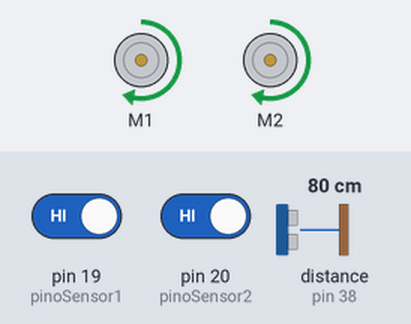
The sketch below on a simulated Arduino Mega 2560, built with avr-gcc and run on an emulated ATmega2560. On the bench: 2 × DC motor (green arrow = forward, orange = backward, longer = faster). Wiring (inferred from the names in the program): ultrasonic range finder: trigger pin 40; echo pin 38. The test bench sets the inputs (shaded band); at power-on: distance to the obstacle (sensor on pin 38) 80 cm, pin 19 (pinoSensor1) HIGH, pin 20 (pinoSensor2) HIGH. The echo pulse lasts 58.3 µs per cm.

Above: at 1.2 s.
1.3 s: distance to the obstacle (sensor on pin 38) set to 39 cm
2.8 s: distance to the obstacle (sensor on pin 38) set to 34 cm
At 2.95 s:
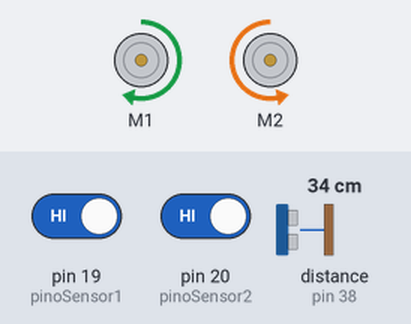
At 3.71 s:
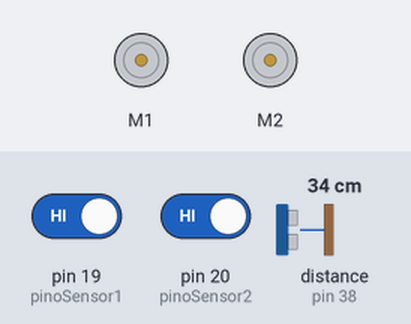
5.8 s: distance to the obstacle (sensor on pin 38) set to 60 cm
8.8 s: distance to the obstacle (sensor on pin 38) set to 2 cm
11.8 s: distance to the obstacle (sensor on pin 38) set to 120 cm
At 12.14 s:
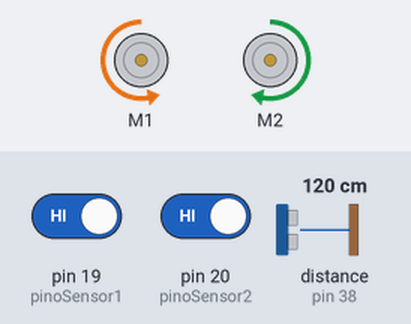
Timing chart, 0 to 15.8 s (numbered marks = the images above; inputs shaded):
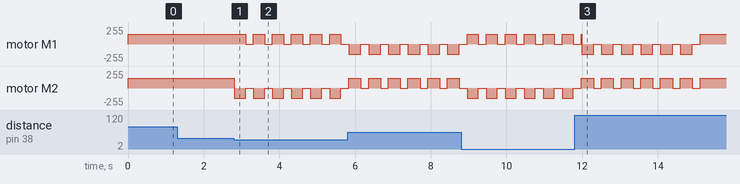

The sketch:

codigorobo2ponto0.ino
```cpp
#include <AFMotor.h>

AF_DCMotor motorE(1);
AF_DCMotor motorD(2);

//A velocidade dos motores é separada para fazer com que o robô ande reto (já que na prática os motores tem uma força levemente diferente)
uint8_t velocidadeE = 150;
uint8_t velocidadeD = 150;
//Define-se uma faixa de velocidade com mínimo e máximo para evitar que a variável velocidade faça o motor ficar lento demais para andar sozinho ou
//sofra com overflow (uint8_t tem 8 bits, então seu valor máximo é de 255)
uint8_t velocidade_min = 105;
uint8_t velocidade_max = 255;

//Variavéis para serem usadas nos delay.

//Tempo que ficará fazendo a curva.
//Um diferente para direita ou esquerda por causa da diferença de força de cada motor, o que gera uma divergência no quanto se vira pra cada direção.
//Precisa ser ajustada para cada robô
unsigned long tempo_curvaE = 320;
unsigned long tempo_curvaD = 300;
//Ajustar conforme a vontade, serve apenas para os tempos em que o robô fica com o motor parado. Pode ser zerado.
unsigned long tempo_espera = 200;

uint8_t TRIG = 40;
uint8_t ECHO = 38;

uint8_t pinoSensor1 = 19;
uint8_t pinoSensor2 = 20;

int duracao = 0;
int distancia = 0;
int distancia_min = 35;

unsigned int pulsos1;
unsigned int pulsos2;
volatile double timeold;

//Funções executadas a cada interrupção
void contador1(){
  pulsos1++;
}

void contador2(){
  pulsos2++;
}

//Iguala a velocidade dos motores
void igualaVel(){
  //Verifica no máximo uma vez por segundo, para evitar leituras constantes demais
  if(millis() - timeold >= 1){

    uint8_t temp_velocidadeE = velocidadeE;
    uint8_t temp_velocidadeD = velocidadeD;
    uint8_t temp_dist = sonar();

    //Caso de motor esquerdo mais lento que o direito
    if(pulsos1 < pulsos2){

      //Pausa temporariamente a observação do motor esquerdo para igualar a velocidade dos motores com base na quantidade antiga de pulsos
      //Isso é necessário pois, caso não o seja feito, o valor do interruptor mudará constantemente, o que arrisca num loop infinito ou comportamento diferente do esperado
      detachInterrupt(3);

      //Iguala os motores, desacelerando o motor direito e acelerando o esquerdo gradativamente até que ambos esjejam na mesma velocidade na prática
      while(pulsos1 < pulsos2 && (temp_dist >= 0 && temp_dist <= distancia_min)){
        temp_velocidadeE = constrain((temp_velocidadeE++), velocidade_min, velocidade_max);
        temp_velocidadeD = constrain((temp_velocidadeD--), velocidade_min, velocidade_max);

        motorE.setSpeed(temp_velocidadeE);
        motorD.setSpeed(temp_velocidadeD);

        motorE.run(FORWARD);
        motorD.run(FORWARD);

        delay(30);
        temp_dist = sonar();
      }

      //Retoma a observação
      attachInterrupt(3, contador2, FALLING);
    }

    //Caso de motor esquerdo mais rápido que direito
    else if(pulsos1 > pulsos2){
      detachInterrupt(4);


      //Iguala os motores, desacelerando o motor esquerdo e acelerando o direito gradativamente até que ambos esjejam na mesma velocidade na prática
      while(pulsos1 > pulsos2 && (temp_dist >= 0 && temp_dist <= distancia_min)){
        temp_velocidadeE = constrain((temp_velocidadeE--), velocidade_min, velocidade_max);
        temp_velocidadeD = constrain((temp_velocidadeD++), velocidade_min, velocidade_max);

        motorE.setSpeed(temp_velocidadeE);
        motorD.setSpeed(temp_velocidadeD);

        motorE.run(FORWARD);
        motorD.run(FORWARD);

        delay(30);

        temp_dist = sonar();
      }
      attachInterrupt(4, contador1, FALLING);
    }

    //Zera os pulsos pra próxima iteração
    pulsos1 = 0;
    pulsos2 = 0;
    timeold = millis();
  }
}

//Função do sensor ultrassonico
int sonar(){
  digitalWrite(TRIG, HIGH);
  delay(1);
  digitalWrite(TRIG, LOW);

  int dur = pulseIn(ECHO, HIGH);
  int dist = dur/58.2;

  return dist;
}

//Funções de movimentação

void viraEsquerda(){
  //Tira a leitura dos encoders para evitar erro na hora de igualar os motores
  detachInterrupt(4);
  detachInterrupt(3);

  motorE.setSpeed(velocidadeE);
  motorD.setSpeed(velocidadeD);

  motorE.run(BACKWARD);
  motorD.run(FORWARD);
  delay(tempo_curvaE);

  //Retorna a leitura dos encoders
  attachInterrupt(4, contador1, FALLING);
  attachInterrupt(3, contador2, FALLING);

  motorE.run(RELEASE);
  motorD.run(RELEASE);
  delay(tempo_espera);
}

void viraDireita(){
  //Tira a leitura dos encoders para evitar erro na hora de igualar os motores
  detachInterrupt(4);
  detachInterrupt(3);

  motorE.setSpeed(velocidadeE);
  motorD.setSpeed(velocidadeD);

  motorE.run(FORWARD);
  motorD.run(BACKWARD);

  delay(tempo_curvaD);

  //Retorna a leitura dos encoders
  attachInterrupt(4, contador1, FALLING);
  attachInterrupt(3, contador2, FALLING);

  motorE.run(RELEASE);
  motorD.run(RELEASE);
  delay(tempo_espera);

  //O código abaixo é responsável por fazer ele voltar pra direção original, se possível, ou a continuar contornando se necessário

  rotina();
  viraEsquerda();
}

void andaFrente(){

  motorE.run(FORWARD);
  motorD.run(FORWARD);

  igualaVel();
}


//A rotina a ser chamada no loop, está separado ao invés de no loop principal pois também é usada na função de virar à direita
void rotina(){
  //Verifica a distância
  distancia = sonar();

  //Tenta contornar o obstáculo (se não for possível, como é o caso de quando atinge a parede, ele começa a dar a volta)
  if(distancia >= 0 && distancia <= distancia_min){
    viraDireita();
  }

  else{
    andaFrente();
  }
}

void setup() {
  pinMode(TRIG, OUTPUT);
  pinMode(ECHO, INPUT);

  pinMode(pinoSensor1, INPUT);
  attachInterrupt(4, contador1, FALLING);
  pulsos1 = 0;

  pinMode(pinoSensor2, INPUT);
  attachInterrupt(3, contador2, FALLING);
  pulsos2 = 0;

  motorE.setSpeed(velocidadeE);
  motorD.setSpeed(velocidadeD);

  Serial.begin(9600);
}

//Essa variação do código original tenta sempre seguir pelo mesmo caminho,
//virando pra direita pra desviar de obstáculos mas voltando pra direção original se possível
void loop() {
  rotina();
}
```

Measured:
- the behaviour switches between 37 and 36 cm on distance to the obstacle (sensor on pin 38) (found by bisection; images 0 and 1)
- after the input at 1.3 s, every drawn part: stays the same
- after the input at 2.8 s, motor M1: alternates forward 150/255 for 0.30 s and stopped for 0.20 s, starting after 0.31 s; motor M2: alternates backward 150/255 for 0.30 s and stopped for 0.20 s, starting at once
